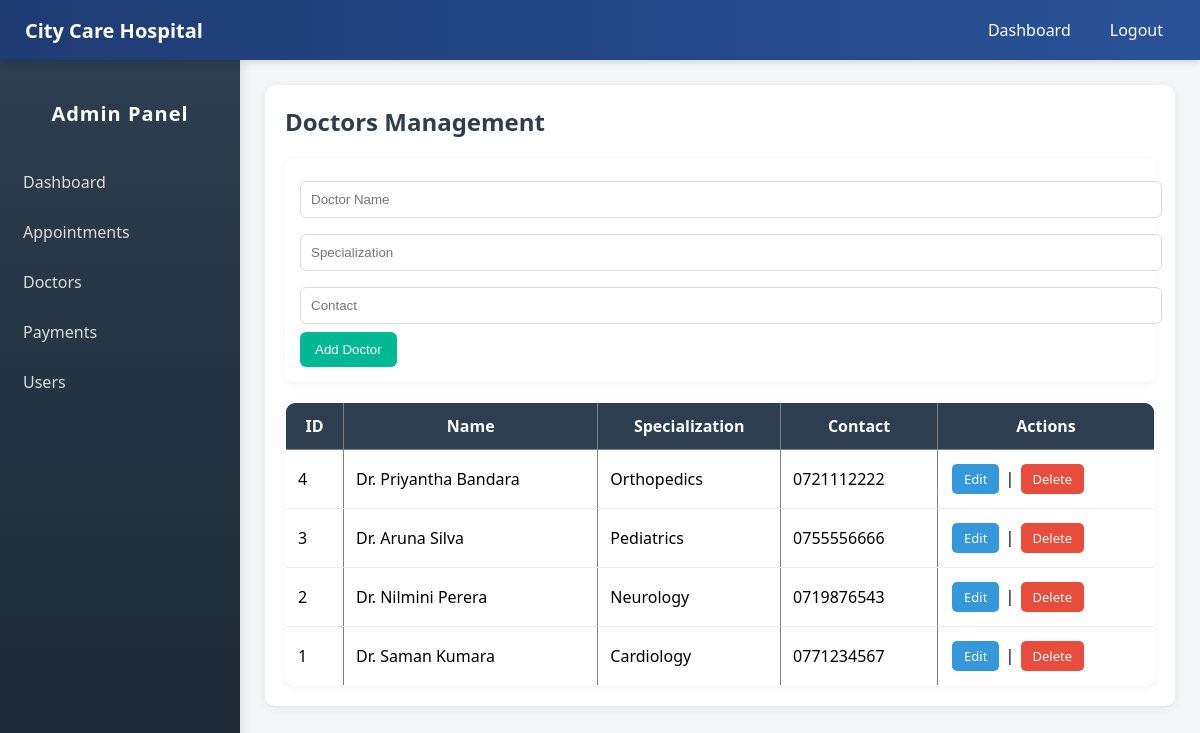
Page /admin/admin-dashboard.php?page=doctors on the committed database.
### tables this page shows
CREATE TABLE IF NOT EXISTS `doctors` (
  `doctor_id` int NOT NULL AUTO_INCREMENT,
  `name` varchar(100) NOT NULL,
  `specialization` varchar(100) NOT NULL,
  `contact` varchar(15) DEFAULT NULL,
  PRIMARY KEY (`doctor_id`),
  KEY `specialization` (`specialization`)
);

### admin/pages/doctors.php (the view, shortened to what this page needs)
<?php
require_once "../includes/db.php";
$editData = null;
?>
<h2>Doctors Management</h2>
<form method="POST" style="margin-bottom:20px; padding:15px; background:#fff; border-radius:8px;">
    <input type="text" name="name"
           placeholder="Doctor Name"
           value="<?= $editData['name'] ?? '' ?>"
           required>
    <input type="text" name="specialization"
           placeholder="Specialization"
           value="<?= $editData['specialization'] ?? '' ?>"
           required>
    <input type="text" name="contact"
           placeholder="Contact"
           value="<?= $editData['contact'] ?? '' ?>"
           required>
    <?php if ($editData): ?>
        <button type="submit" name="update_doctor">Update Doctor</button>
        <a href="admin-dashboard.php?page=doctors">Cancel</a>
    <?php else: ?>
        <button type="submit" name="add_doctor">Add Doctor</button>
    <?php endif; ?>
</form>
<table border="1" width="100%" cellpadding="10" style="background:white;">
    <tr>
        <th>ID</th>
        <th>Name</th>
        <th>Specialization</th>
        <th>Contact</th>
        <th>Actions</th>
    </tr>
    <?php
    $stmt = $pdo->query("SELECT * FROM doctors ORDER BY doctor_id DESC");
    while ($row = $stmt->fetch()):
    ?>
    <tr>
        <td><?= $row['doctor_id'] ?></td>
        <td><?= $row['name'] ?></td>
        <td><?= $row['specialization'] ?></td>
        <td><?= $row['contact'] ?></td>
        <td>
            <a href="admin-dashboard.php?page=doctors&edit=<?= $row['doctor_id'] ?>" class="btn edit-btn">Edit</a> |
            <a href="admin-dashboard.php?page=doctors&delete=<?= $row['doctor_id'] ?>"
               onclick="return confirm('Are you sure?')" class="btn delete-btn">Delete</a>
        </td>
    </tr>
    <?php endwhile; ?>
</table>

### admin/admin-dashboard.php (shortened to what this page needs)
<?php
$page = isset($_GET['page']) ? $_GET['page'] : 'dashboard';
?>
<!DOCTYPE html>
<html>
<head>
    <link rel="stylesheet" href="styles.css">
</head>
<body>
<nav class="main-nav">
    <div class="logo">City Care Hospital</div>
    <ul class="nav-links">
        <li><a href="admin-dashboard.php?page=dashboard">Dashboard</a></li>
        <li><a href="../includes/logout.php">Logout</a></li>
    </ul>
</nav>
<div class="sidebar">
    <h3 style="text-align:center;">Admin Panel</h3>
    <a href="admin-dashboard.php?page=dashboard">Dashboard</a>
        <a href="admin-dashboard.php?page=appointments">Appointments</a>
    <a href="admin-dashboard.php?page=doctors">Doctors</a>
    <a href="admin-dashboard.php?page=payments">Payments</a>
     <a href="admin-dashboard.php?page=users">Users</a>
</div>
<div class="content">
    <div class="card">
        <?php
        if ($page == 'dashboard') {
            include "pages/dashboard.php";
        } elseif ($page == 'doctors') {
            include "pages/doctors.php";
        } elseif ($page == 'appointments') {
            include "pages/appointments.php";
        } elseif ($page == 'payments') {
            include "pages/payments.php";
        }elseif ($page == 'users') {
            include "pages/users.php";
        }else {
            echo "Page not found!";
        }
        ?>
    </div>
</div>
</body>
</html>

### admin/styles.css (style rules this page uses)
body { margin: 0; font-family: "Segoe UI", Arial, sans-serif; background: #f4f6f9; }
.sidebar { width: 240px; height: 100vh; background: linear-gradient(180deg, #2c3e50, #1a252f); color: white; position: fixed; padding-top: 20px; box-shadow: 2px 0 10px rgba(0, 0, 0, 0.1); }
.sidebar h3 { text-align: center; margin-bottom: 30px; font-size: 20px; letter-spacing: 1px; }
.sidebar a { display: block; color: #ddd; padding: 14px 20px; text-decoration: none; transition: 0.3s; border-left: 3px solid transparent; }
.content { margin-left: 240px; padding: 25px; }
.card { background: white; padding: 20px; border-radius: 10px; box-shadow: 0 2px 10px rgba(0, 0, 0, 0.08); }
h2 { margin-top: 0; color: #2c3e50; }
form { background: white; padding: 20px; border-radius: 10px; margin-bottom: 20px; box-shadow: 0 2px 10px rgba(0, 0, 0, 0.05); }
input, select { width: 100%; padding: 10px; margin: 8px 0; border: 1px solid #ddd; border-radius: 6px; outline: none; }
button { background: #00b894; color: white; border: none; padding: 10px 15px; border-radius: 6px; cursor: pointer; transition: 0.3s; }
table { width: 100%; border-collapse: collapse; background: white; border-radius: 10px; overflow: hidden; box-shadow: 0 2px 10px rgba(0, 0, 0, 0.05); }
table th { background: #2c3e50; color: white; padding: 12px; }
table td { padding: 12px; border-bottom: 1px solid #eee; }
a { text-decoration: none; }
.btn { display: inline-block; padding: 6px 12px; margin: 2px; border-radius: 5px; font-size: 13px; text-decoration: none; color: white; transition: 0.3s; }
.edit-btn { background: #3498db; }
.delete-btn { background: #e74c3c; }

### admin/admin-dashboard.php (style rules this page uses)
body { margin: 0; font-family: Arial, sans-serif; background: #f4f6f8; }
.main-nav { width: calc(100% - 50px); height: 60px; background: linear-gradient(90deg, #1e3c72, #2a5298); display: flex; justify-content: space-between; align-items: center; padding: 0 25px; color: white; position: fixed; top: 0; left: 0; z-index: 1000; box-shadow: 0 2px 8px rgba(0,0,0,0.15); }
.logo { font-size: 20px; font-weight: bold; }
.nav-links { list-style: none; display: flex; gap: 15px; margin: 0; padding: 0; }
.nav-links li a { color: white; text-decoration: none; padding: 8px 12px; border-radius: 5px; transition: 0.3s; }
.sidebar { width: 220px; height: calc(100vh - 60px); background: #2c3e50; color: white; position: fixed; top: 60px; left: 0; padding-top: 20px; overflow-y: auto; box-shadow: 2px 0 8px rgba(0,0,0,0.1); }
.sidebar h3 { text-align: center; margin-bottom: 20px; }
.sidebar a { display: block; color: white; padding: 12px 18px; text-decoration: none; transition: 0.3s; }
.content { margin-left: 220px; margin-top: 60px; padding: 20px; min-height: calc(100vh - 60px); background: #f4f6f8; }
.card { background: white; padding: 20px; border-radius: 10px; box-shadow: 0 2px 8px rgba(0,0,0,0.08); }

### rows in the picture
doctors: doctor_id "4", name "Dr. Priyantha Bandara", specialization "Orthopedics", contact "0721112222"
doctors: doctor_id "3", name "Dr. Aruna Silva", specialization "Pediatrics", contact "0755556666"
doctors: doctor_id "2", name "Dr. Nilmini Perera", specialization "Neurology", contact "0719876543"
doctors: doctor_id "1", name "Dr. Saman Kumara", specialization "Cardiology", contact "0771234567"
